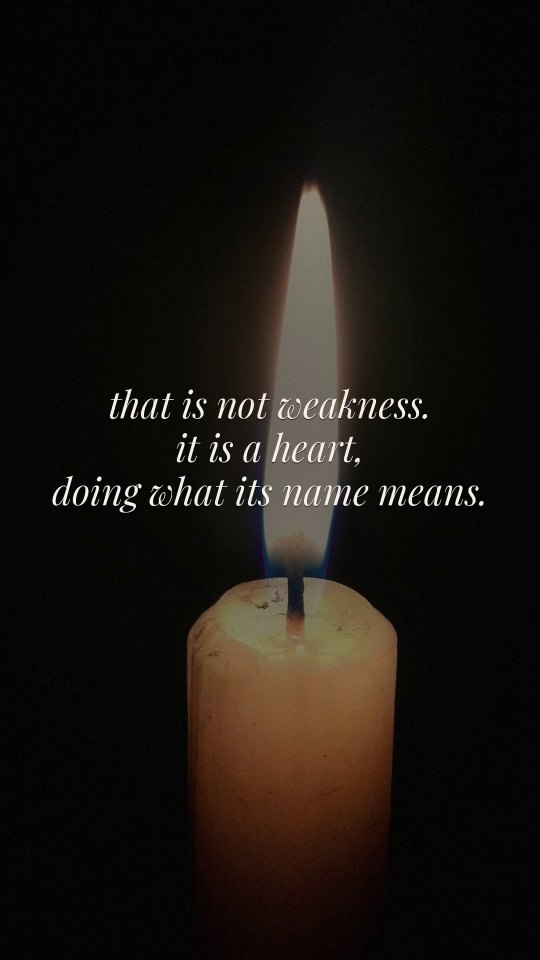
#> input picture content-tools/q.png, 1080 x 1920 px (shown at 1/2 size)
$ python -i gen_keepsake_reel.py   (imports and definitions only)
#> lines starting #> are read from the running program, lines starting #| are printed output that depends on the picture
#!/usr/bin/env python3
"""
Keepsake waitlist reel (1080x1920, silent) over REAL photos.

Emotional 5-frame arc on the Ketabi brand system (DM Serif Display, cream/gold,
italic emphasis word, KETABI STUDIO mark tucked under the text). Each frame is a
full-bleed photo, warm-graded, with a legibility scrim so cream text always
reads. compose() (shared shape with gen_dua_reel) stitches a slow ken-burns zoom
+ crossfades, silent (-an), under Vercel's ~4.5MB upload limit.

Photos are chosen by the caller (build_keepsake_reel) — modest Muslim-family
imagery, hijab only (no uncovered hair), no exposed faces required to carry it.
"""
import os, subprocess, shutil
import numpy as np
from PIL import Image, ImageDraw, ImageFont, ImageFilter


def _ffmpeg():
    exe = shutil.which("ffmpeg")
    if exe:
        return exe
    try:
        import imageio_ffmpeg
        return imageio_ffmpeg.get_ffmpeg_exe()
    except Exception:
        return "ffmpeg"


# [1 line that did not run here, left out]
FF = os.path.join(os.path.dirname(os.path.abspath(__file__)), "..", "worker", "fonts")
DM = os.path.join(FF, "DMSerifDisplay.ttf")
DM_IT = os.path.join(FF, "DMSerifDisplay-Italic.ttf")
DEJA = os.path.join(FF, "DejaVuSans.ttf")
W, H = 1080, 1920
CREAM = (248, 242, 232); GOLD = (214, 180, 92); SOFT = (208, 198, 182)


def F(p, s):
    return ImageFont.truetype(p, s, layout_engine=ImageFont.Layout.RAQM)


# [63 lines left out: functions cover, _grade, _scrim, _spaced, _diamond, _line, not called in this run]


def _mark(d):
    _spaced(d, H - 150, "K E T A B I   S T U D I O", F(DEJA, 22), SOFT, tr=5)


SAFE_W = 850  # phones taller than 9:16 crop the SIDES of a reel — keep text inside


# [34 lines left out: function frame, not called in this run]


def _warm_bg():
    """Soft cream brand background with a faint gold bloom (no photo) so the
    product reads crisp and premium."""
    yy, xx = np.mgrid[0:H, 0:W].astype(float)
    cx, cy = W / 2, H * 0.44
    d = np.sqrt(((xx - cx) / (W * 0.9)) ** 2 + ((yy - cy) / (H * 0.7)) ** 2)
    base = np.array([243, 236, 224], float)
    warm = np.array([250, 243, 226], float)
    t = np.clip(1 - d, 0, 1)[:, :, None]
    a = base[None, None, :] * (1 - t) + warm[None, None, :] * t
    a += (np.random.default_rng(5).random((H, W)) - 0.5)[:, :, None] * 5
    return Image.fromarray(np.clip(a, 0, 255).astype("uint8"), "RGB").filter(ImageFilter.GaussianBlur(1.2))


def _card(src, size, angle):
    """A product page as a physical card: rounded-ish white border + drop shadow,
    rotated. Returns an RGBA sprite."""
    im = src.convert("RGB").resize((size, size), Image.LANCZOS)
    pad = 10
    card = Image.new("RGB", (size + pad * 2, size + pad * 2), (252, 249, 243))
    card.paste(im, (pad, pad))
    card = card.convert("RGBA")
    # shadow
    sh = Image.new("RGBA", card.size, (0, 0, 0, 0))
    ImageDraw.Draw(sh).rectangle([0, 0, card.size[0], card.size[1]], fill=(30, 22, 14, 150))
    sh = sh.rotate(angle, expand=True, resample=Image.BICUBIC).filter(ImageFilter.GaussianBlur(22))
    card = card.rotate(angle, expand=True, resample=Image.BICUBIC)
    return card, sh


# [26 lines left out: function product_frame, not called in this run]


def page_frame(page_img, eyebrow=None, footnote=None, size=968):
    """Show a real book page as a physical page on the warm brand background —
    the product-demo shot. The page already carries its photo + caption, so the
    page does the talking."""
    bg = _warm_bg()
    card, sh = _card(page_img, size, 0)
    px = W // 2 - card.size[0] // 2
    py = int(H * 0.47) - card.size[1] // 2
    bg.paste(sh, (px + 6, py + 20), sh)
    bg.paste(card, (px, py), card)
    d = ImageDraw.Draw(bg)
    if eyebrow:
        _spaced(d, int(H * 0.12), eyebrow, F(DEJA, 26), (176, 138, 60), tr=8)
    if footnote:
        _spaced(d, int(H * 0.865), footnote, F(DEJA, 27), (92, 78, 58), tr=3)
    _spaced(d, H - 150, "K E T A B I   S T U D I O", F(DEJA, 22), (150, 132, 104), tr=5)
    return bg


# [51 lines left out: functions cta_frame, compose, not called in this run]

>>> import cv2
>>> picture = cv2.imread('q.png', cv2.IMREAD_GRAYSCALE)
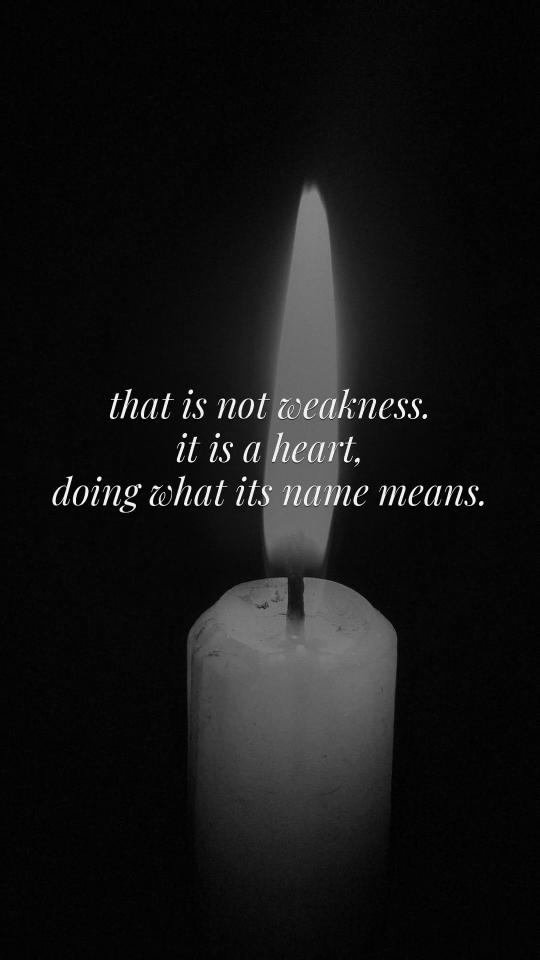
#> picture: shape (1920, 1080) (shown at 1/2 size); min 0, max 255, mean 21
>>> result = page_frame(picture)
#> in page_frame, `bg = _warm_bg()`:
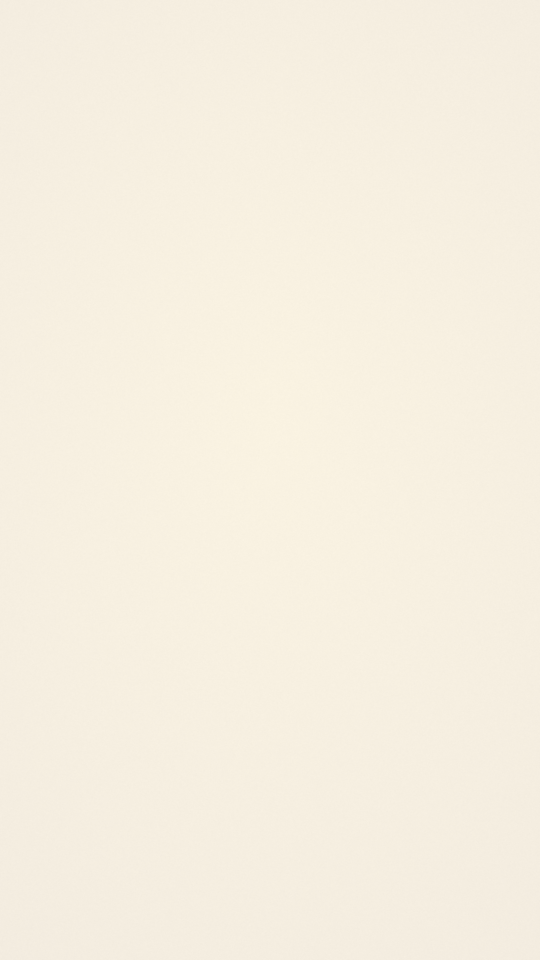
#> bg: PIL image 1080x1920 RGB (shown at 1/2 size); mean R, G, B 246.1, 239.1, 224.5
#> (the run stopped early here; a loop or call above may not have finished)
